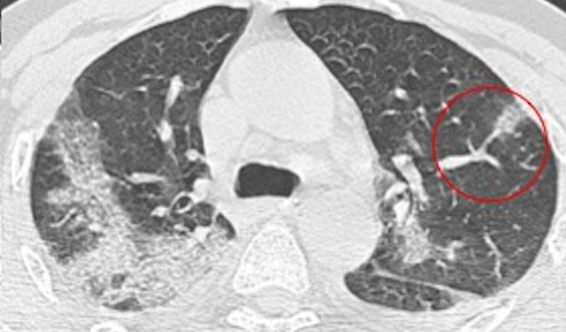
#> input picture covid19sign/COVID19/1 .png, 566 x 332 px, found by its file name; its folder holds only this picture in this run
$ python covid19p.py
#> lines starting #> are read from the running program, lines starting #| are printed output that depends on the picture
#importing libraries
import numpy as np
import os
import cv2
import random
import pickle

t_data = []
ddir = "C:\\Users\\AYUSH MISHRA\\Desktop" # Path directory where the dataset is stored.
categories = ["COVID19","NORMAL"]  # covid19 and Normal datset .
for c in categories :
    path = os.path.join(ddir, c)  # joining the path of the covid19 and normal image to the Path directory .
    c_n = categories.index(c)
    for i in os.listdir(path):
        img = cv2.imread(os.path.join(path,i),cv2.IMREAD_GRAYSCALE)
#> img: shape (332, 566); min 55, max 255, mean 174.9
        img_resize = cv2.resize(img,(150,150))   #  resizing the image into (150,150)
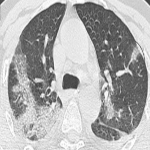
#> img_resize: shape (150, 150); min 61, max 255, mean 174.8
#> (the run stopped early here; a loop or call above may not have finished)

$ run again, on covid19sign/COVID19/108 .png
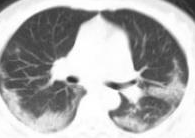
#> input picture covid19sign/COVID19/108 .png, 195 x 138 px, found by its file name
#> img is the input picture: shape (138, 195); min 38, max 255, mean 173.2
#> `img_resize = cv2.resize(img,(150,150))`:
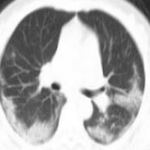
#> img_resize: shape (150, 150); min 40, max 255, mean 173

$ run again, on covid19sign/COVID19/113 .png
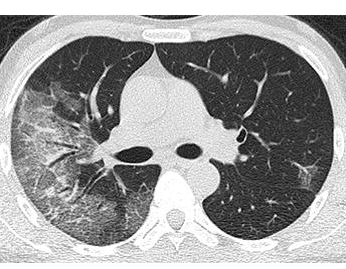
#> input picture covid19sign/COVID19/113 .png, 346 x 269 px, found by its file name
#> img is the input picture: shape (269, 346); min 0, max 255, mean 154.6
#> `img_resize = cv2.resize(img,(150,150))`:
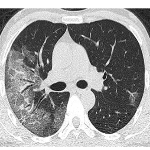
#> img_resize: shape (150, 150); min 6, max 255, mean 154.3

$ run again, on covid19sign/COVID19/10 .png
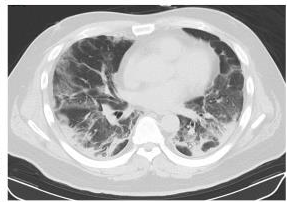
#> input picture covid19sign/COVID19/10 .png, 287 x 202 px, found by its file name
#> `img_resize = cv2.resize(img,(150,150))`:
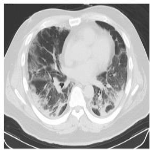
#> img_resize: shape (150, 150); min 34, max 255, mean 173.7
